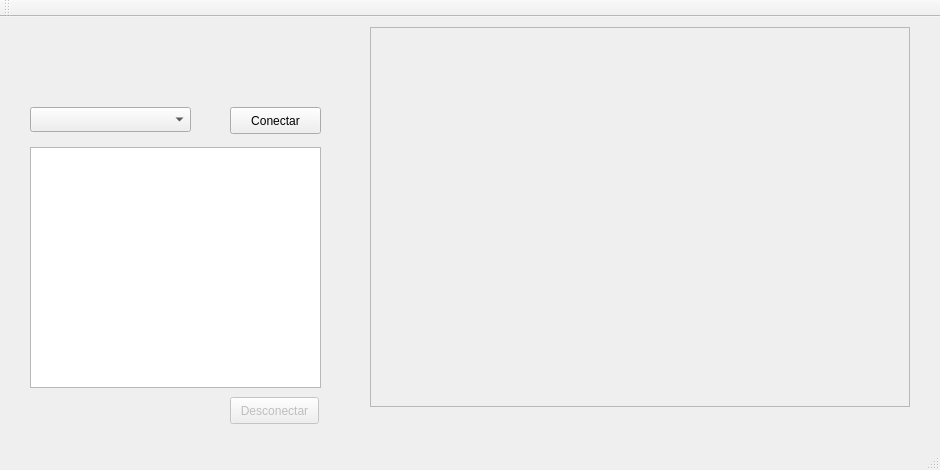
<?xml version="1.0" encoding="UTF-8"?>
<ui version="4.0">
 <class>ALSFD</class>
 <widget class="QMainWindow" name="ALSFD">
  <property name="geometry">
   <rect>
    <x>0</x>
    <y>0</y>
    <width>940</width>
    <height>470</height>
   </rect>
  </property>
  <property name="windowTitle">
   <string>ALSFD</string>
  </property>
  <widget class="QWidget" name="centralWidget">
   <widget class="QPushButton" name="conectarBoton">
    <property name="geometry">
     <rect>
      <x>230</x>
      <y>90</y>
      <width>91</width>
      <height>27</height>
     </rect>
    </property>
    <property name="text">
     <string>Conectar</string>
    </property>
   </widget>
   <widget class="QLabel" name="lblImagen">
    <property name="geometry">
     <rect>
      <x>370</x>
      <y>10</y>
      <width>540</width>
      <height>380</height>
     </rect>
    </property>
    <property name="frameShape">
     <enum>QFrame::StyledPanel</enum>
    </property>
    <property name="text">
     <string/>
    </property>
    <property name="pixmap">
     <pixmap resource="alsfd.qrc">:/imagenes/imagenes/label.jpg</pixmap>
    </property>
   </widget>
   <widget class="QListWidget" name="listaEventos">
    <property name="geometry">
     <rect>
      <x>30</x>
      <y>130</y>
      <width>291</width>
      <height>241</height>
     </rect>
    </property>
   </widget>
   <widget class="QLabel" name="label">
    <property name="geometry">
     <rect>
      <x>10</x>
      <y>0</y>
      <width>341</width>
      <height>81</height>
     </rect>
    </property>
    <property name="text">
     <string/>
    </property>
    <property name="pixmap">
     <pixmap resource="alsfd.qrc">:/imagenes/imagenes/logo.png</pixmap>
    </property>
   </widget>
   <widget class="QPushButton" name="reload">
    <property name="geometry">
     <rect>
      <x>190</x>
      <y>90</y>
      <width>31</width>
      <height>27</height>
     </rect>
    </property>
    <property name="text">
     <string/>
    </property>
    <property name="icon">
     <iconset resource="alsfd.qrc">
      <normaloff>:/imagenes/imagenes/reload.png</normaloff>:/imagenes/imagenes/reload.png</iconset>
    </property>
    <property name="shortcut">
     <string>F5</string>
    </property>
    <property name="flat">
     <bool>true</bool>
    </property>
   </widget>
   <widget class="QPushButton" name="desconectarBoton">
    <property name="enabled">
     <bool>false</bool>
    </property>
    <property name="geometry">
     <rect>
      <x>230</x>
      <y>380</y>
      <width>89</width>
      <height>27</height>
     </rect>
    </property>
    <property name="text">
     <string>Desconectar</string>
    </property>
   </widget>
   <widget class="QComboBox" name="puertoSelector">
    <property name="geometry">
     <rect>
      <x>30</x>
      <y>90</y>
      <width>161</width>
      <height>25</height>
     </rect>
    </property>
   </widget>
  </widget>
  <widget class="QMenuBar" name="menuBar">
   <property name="geometry">
    <rect>
     <x>0</x>
     <y>0</y>
     <width>940</width>
     <height>27</height>
    </rect>
   </property>
  </widget>
  <widget class="QToolBar" name="mainToolBar">
   <attribute name="toolBarArea">
    <enum>TopToolBarArea</enum>
   </attribute>
   <attribute name="toolBarBreak">
    <bool>false</bool>
   </attribute>
  </widget>
  <widget class="QStatusBar" name="statusBar"/>
 </widget>
 <layoutdefault spacing="6" margin="11"/>
 <resources>
  <include location="alsfd.qrc"/>
 </resources>
 <connections/>
</ui>
